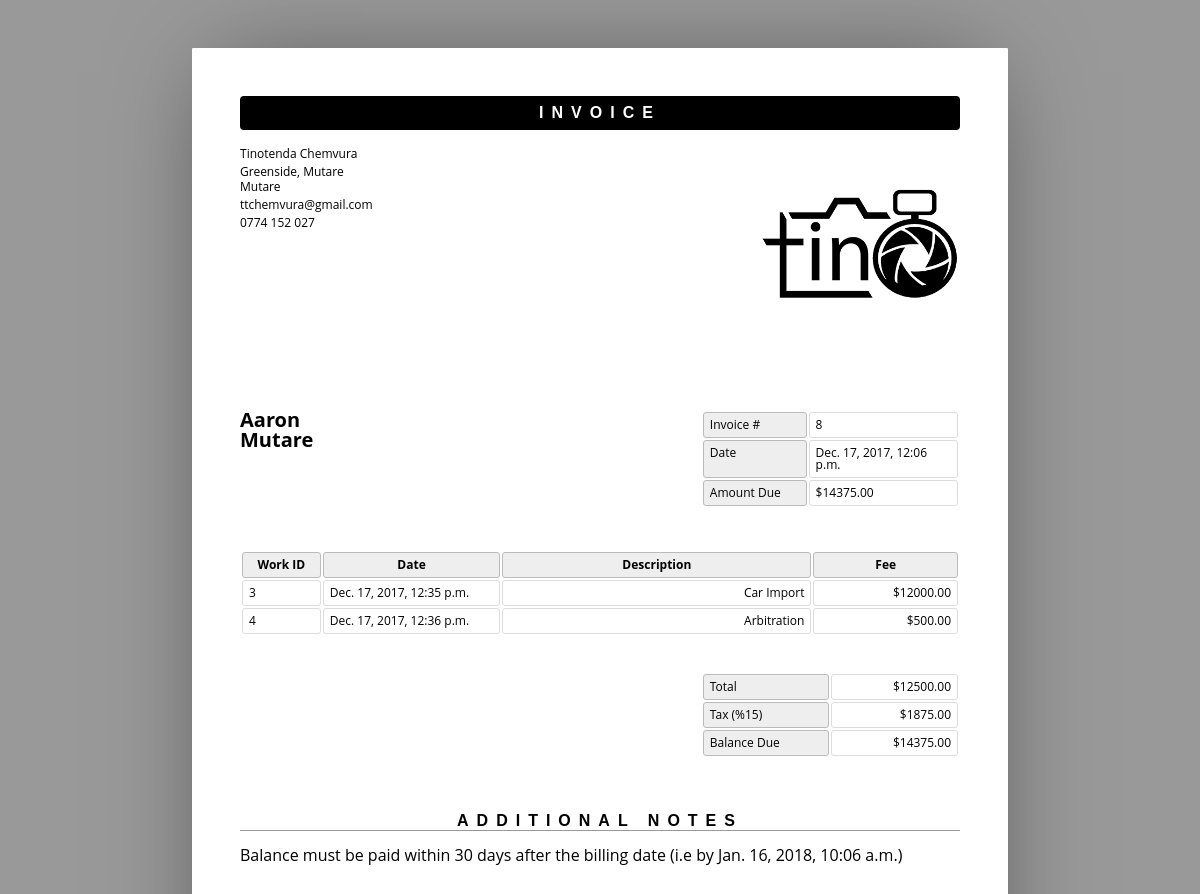
The page /client/print/8/ (signed in) on the database its author committed.
### invoice_client/models.py (models this page shows)
class Client(models.Model):
    user = models.OneToOneField(User, on_delete=models.CASCADE)
    address = models.CharField(max_length=100)
    date = models.DateTimeField(default=now)
    bill_date = models.DateTimeField(default=now)
    class Meta:
        ordering = ('user__first_name', )

class Work(models.Model):
    client = models.ForeignKey(Client, on_delete=models.CASCADE)
    description = models.CharField(max_length=100)
    fee = models.FloatField()
    date = models.DateTimeField(default=now)
    class Meta:
        ordering = ('date', )

### invoice_client/views.py (the view)
# urls.py: url(r'^client/print/(?P<pk>\d+)/$', PrintInvoiceView.as_view(), name='print_invoice'),
class PrintInvoiceView(LoginRequiredMixin, generic.View):
    login_url = '/login/'
    redirect_field_name = 'redirect_to'
    def get(self, request, pk):
        return get_invoice(request, pk)

### invoice_client/views.py (called while the page is built)
def get_invoice(request, pk, email=False):
    client = Client.objects.get(id=pk)
    if not (client.user == request.user or request.user.is_staff):
        return render(request, 'error_403.html', {'user': request.user}, status=403)
    date = client.bill_date
    works = Work.objects.filter(client=client)
    total = 0
    for work in works:
        total += work.fee
    tax = round(0.15 * total, 2)
    amount_due = round(total + tax, 2)
    template_data = {
        'user': request.user,
        'client': client,
        'date': date,
        'amount_due': amount_due,
        'tax': tax,
        'total': total,
        'works': works,
        'email': email,
        'due_date': datetime.fromtimestamp(client.bill_date.timestamp() + 2592000)
    }
    return render(request, 'invoice_pdf_template.html', template_data, )

### templates/invoice_pdf_template.html (shortened to what this page needs)
<html>
<head>
    {% load static %}
    <link rel="stylesheet" href="{% static 'css/invoice.css' %}">
</head>
<body>
<header>
    <h1>Invoice</h1>
    <address>
        <p>Tinotenda Chemvura</p>
        <p>Greenside, Mutare<br>Mutare</p>
        <p>ttchemvura@gmail.com</p>
        <p>0774 152 027</p>
    </address>
    <span><img alt="" width="200" , height="200" src="{% static 'img/Logo-B-black-1x1.png' %}"><input type="file"
                                                                                                      accept="image/*"></span>
</header>
<article>
    <address>
        <p>
            {{ client.user.first_name }}
            <br>
            {{ client.address }}
            <br>
        </p>
    </address>
    <table class="meta">
        <tr>
            <th>Invoice #</th>
            <td>{{ client.id }}</td>
        </tr>
        <tr>
            <th>Date</th>
            <td>{{ date }}</td>
        </tr>
        <tr>
            <th>Amount Due</th>
            <td><span id="prefix">$</span><span>{{ amount_due|floatformat:2 }}</span></td>
        </tr>
    </table>
    <table class="inventory" style="width:100%">
        <thead>
        <tr>
            <th style="width:10%">Work ID</th>
            <th style="width:25%">Date</th>
            <th style="width:45%">Description</th>
            <th style="width:20%">Fee</th>
        </tr>
        </thead>
        <tbody>
        {% for work in works %}
            <tr>
                <td>{{ work.id }}</td>
                <td>{{ work.date }}</td>
                <td>{{ work.description }}</td>
                <td><span data-prefix>$</span>{{ work.fee|floatformat:2 }}</td>
            </tr>
        {% endfor %}
        </tbody>
    </table>
    <table class="balance">
        <tr>
            <th>Total</th>
            <td><span data-prefix>$</span><span>{{ total|floatformat:2 }}</span></td>
        </tr>
        <tr>
            <th>Tax (%15)</th>
            <td><span data-prefix>$</span>{{ tax|floatformat:2 }}</td>
        </tr>
        <tr>
            <th>Balance Due</th>
            <td><span data-prefix>$</span><span>{{ amount_due|floatformat:2 }}</span></td>
        </tr>
    </table>
</article>
<aside>
    <h1>Additional Notes</h1>
    <div>
        <p>Balance must be paid within 30 days after the billing date (i.e by {{ due_date }})</p>
    </div>
</aside>
</body>
</html>

### static/css/invoice.css (style rules this page uses)
* { border: 0; box-sizing: content-box; color: inherit; font-family: inherit; font-size: inherit; font-style: inherit; font-weight: inherit; line-height: inherit; list-style: none; margin: 0; padding: 0; text-decoration: none; vertical-align: top; }
h1 { font: bold 100% sans-serif; letter-spacing: 0.5em; text-align: center; text-transform: uppercase; }
table { font-size: 75%; table-layout: fixed; width: 100%; }
table { border-collapse: separate; border-spacing: 2px; }
th, td { border-width: 1px; padding: 0.5em; position: relative; text-align: left; }
th, td { border-radius: 0.25em; border-style: solid; }
th { background: #EEE; border-color: #BBB; }
td { border-color: #DDD; }
html { font: 16px/1 'Open Sans', sans-serif; overflow: auto; padding: 0.5in; }
html { background: #999; cursor: default; }
body { box-sizing: border-box; height: 11in; margin: 0 auto; overflow: hidden; padding: 0.5in; width: 8.5in; }
body { background: #FFF; border-radius: 1px; box-shadow: 0 0 1in -0.25in rgba(0, 0, 0, 0.5); }
header { margin: 0 0 3em; }
header:after { clear: both; content: ""; display: table; }
header h1 { background: #000; border-radius: 0.25em; color: #FFF; margin: 0 0 1em; padding: 0.5em 0; }
header address { float: left; font-size: 75%; font-style: normal; line-height: 1.25; margin: 0 1em 1em 0; }
header address p { margin: 0 0 0.25em; }
header span, header img { display: block; float: right; }
header span { margin: 0 0 1em 1em; max-height: 25%; max-width: 60%; position: relative; }
header img { max-height: 100%; max-width: 100%; }
article, article address, table.meta, table.inventory { margin: 0 0 3em; }
article:after { clear: both; content: ""; display: table; }
article address { float: left; font-size: 125%; font-weight: bold; }
table.meta, table.balance { float: right; width: 36%; }
table.meta:after, table.balance:after { clear: both; content: ""; display: table; }
table.meta th { width: 40%; }
table.meta td { width: 60%; }
table.inventory { clear: both; width: 100%; }
table.inventory th { font-weight: bold; text-align: center; }
table.inventory td:nth-child(1) { width: 26%; }
table.inventory td:nth-child(2) { width: 38%; }
table.inventory td:nth-child(3) { text-align: right; width: 12%; }
table.inventory td:nth-child(4) { text-align: right; width: 12%; }
table.balance th, table.balance td { width: 50%; }
table.balance td { text-align: right; }
aside h1 { border: none; border-width: 0 0 1px; margin: 0 0 1em; }
aside h1 { border-color: #999; border-bottom-style: solid; }

### rows shown on the page
Client: user.first_name "Aaron", address "Mutare", id "8", bill_date "Dec. 17, 2017, 12:06 p.m."
Work: id "3", date "Dec. 17, 2017, 12:35 p.m.", description "Car Import", fee "12000.00"
Work: id "4", date "Dec. 17, 2017, 12:36 p.m.", description "Arbitration", fee "500.00"

### other values the page prints
{{ amount_due|floatformat:2 }} "14375.00"
{{ total|floatformat:2 }} "12500.00"
{{ tax|floatformat:2 }} "1875.00"
{{ due_date }} "Jan. 16, 2018, 10:06 a.m."
